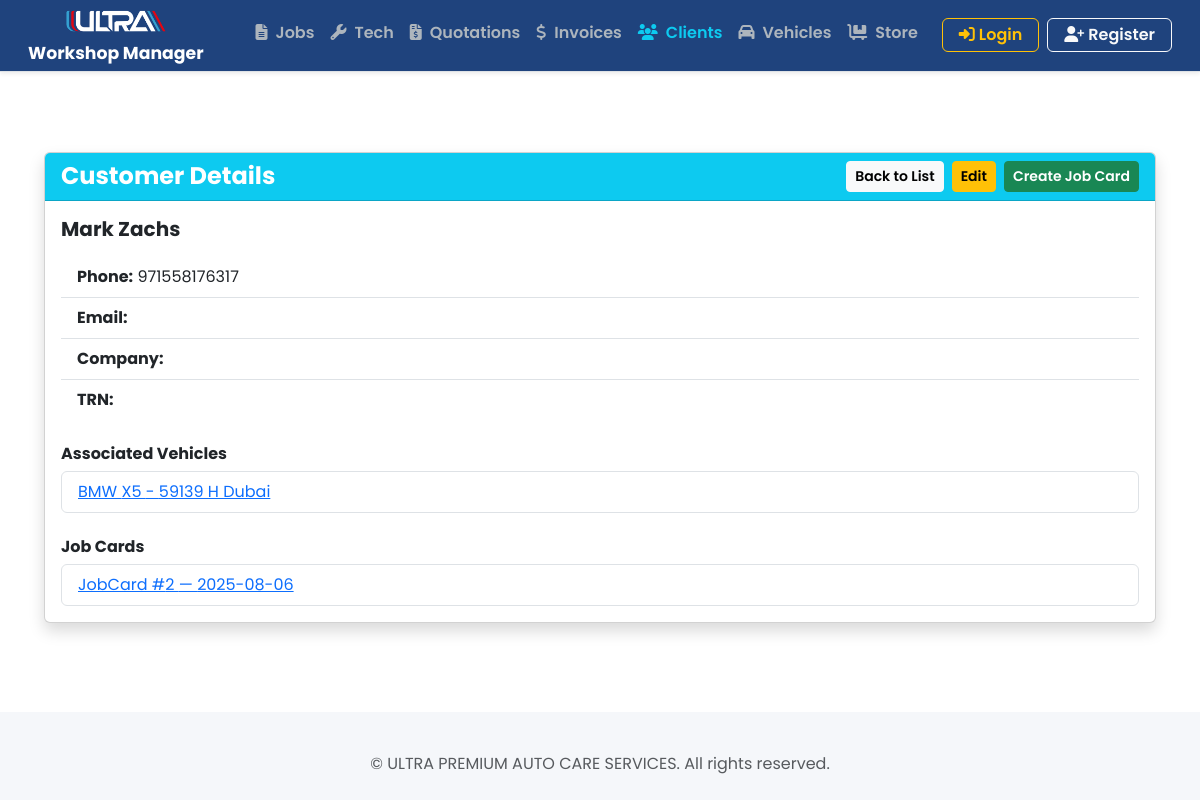
Screenshot of /customers/1/ with the database file from the repository.
### customers/models.py (models this page shows, shortened)
class Customer(models.Model):
    name = models.CharField(max_length=100)
    phone = models.CharField(max_length=20)
    email = models.EmailField(blank=True, null=True)
    company = models.CharField(max_length=150, blank=True, null=True)
    trn = models.CharField(max_length=20, blank=True, null=True)

### vehicles/models.py (models this page shows, shortened)
class Vehicle(models.Model):
    customer = models.ForeignKey(Customer, on_delete=models.CASCADE, related_name="vehicles")
    make = models.CharField(max_length=50)
    model = models.CharField(max_length=50)
    color = models.CharField(max_length=30)
    year = models.PositiveIntegerField()
    plate = models.CharField(help_text="number + code + city", max_length=20, unique=True)
    vin = models.CharField(help_text="16 digits", max_length=50, blank=True, null=True)
    mileage = models.PositiveIntegerField(help_text="Enter current mileage in KM", null=True, blank=True)

### jobcards/models.py (models this page shows, shortened)
class JobCard(models.Model):
    objects = models.Manager()  # Default manager for admin, migrations, and normal queries
    active = ActiveJobCardManager()
    completed = CompletedJobCardManager()
    customer = models.ForeignKey(Customer, on_delete=models.CASCADE, related_name='jobcards')
    vehicle = models.ForeignKey(Vehicle, on_delete=models.CASCADE, related_name='jobcards')
    date = models.DateField(default=datetime.date.today)
    time = models.TimeField(default=datetime.time(0, 0))
    job_status = models.CharField(
        max_length=50,
        choices=[
            ('under_inspection', 'Under Inspection'),
            ('inspection_completed', 'Inspection Completed'),
            ('parts_sourcing', 'Parts Sourcing'),
            ('quote_issued', 'Quote Issued'),
            ('pending_approval', 'Pending Approval'),
            ('waiting_parts', 'Waiting Parts'),
            ('work_in_progress', 'Work in Progress'),
            ('work_completed', 'Work Completed'),
            ('under_testing', 'Under Testing'),
            ('ready_washing', 'Ready for Washing'),
            ('ready_collection', 'Ready for Collection'),
            ('delivered', 'Delivered'),
        ],
        default='under_inspection'
    )
    customer_comments = models.TextField(blank=True, null=True)
    workshop_comments = models.TextField(blank=True, null=True)
    required_jobs = models.TextField(blank=True, null=True)
    created_at = models.DateTimeField(auto_now_add=True)

### customers/views.py (the view)
# urls.py: path('<int:pk>/', CustomerDetailView.as_view(), name='customer_detail'),
class CustomerDetailView(DetailView):
    model = Customer
    template_name = 'customers/detail.html'
    context_object_name = 'customer'

### customers/templates/customers/detail.html (shortened to what this page needs)
{% extends 'core/base.html' %}
{% block content %}
<div class="container mt-5 mb-5">
    <div class="card shadow">
        <div class="card-header bg-info text-white d-flex justify-content-between align-items-center">
            <h4 class="mb-0">Customer Details</h4>
            <div class="d-flex align-items-center gap-2">
                <a href="{% url 'customer_list' %}" class="btn btn-light btn-sm">Back to List</a>
                <a href="{% url 'customer_edit' customer.id %}" class="btn btn-warning btn-sm">Edit</a>
                <a href="{% url 'jobcard_create' %}?customer={{ customer.id }}" class="btn btn-success btn-sm">Create Job Card</a>
            </div>
        </div>
        <div class="card-body">
            <h5 class="mb-3">{{ customer.name }}</h5>
            <ul class="list-group list-group-flush mb-3">
                <li class="list-group-item"><strong>Phone:</strong> {{ customer.phone }}</li>
                <li class="list-group-item"><strong>Email:</strong> {{ customer.email }}</li>
                <li class="list-group-item"><strong>Company:</strong> {{ customer.company }}</li>
                <li class="list-group-item"><strong>TRN:</strong> {{ customer.trn }}</li>
            </ul>
            <h6 class="mt-4">Associated Vehicles</h6>
            {% if customer.vehicles.all %}
            <ul class="list-group">
                {% for vehicle in customer.vehicles.all %}
                <li class="list-group-item">
                    <a href="{% url 'vehicle_detail' vehicle.id %}">
                        {{ vehicle.make }} {{ vehicle.model }} - {{ vehicle.plate }}
                    </a>
                </li>
                {% endfor %}
            </ul>
            {% else %}
            <p>No vehicles registered for this customer.</p>
            {% endif %}
            <h6 class="mt-4">Job Cards</h6>
            {% if customer.jobcards.all %}
            <ul class="list-group">
                {% for jobcard in customer.jobcards.all %}
                <li class="list-group-item">
                    <a href="{% url 'jobcard_detail' jobcard.id %}">
                        JobCard #{{ jobcard.id }} — {{ jobcard.created_at|date:"Y-m-d" }}
                    </a>
                </li>
                {% endfor %}
            </ul>
            {% else %}
            <p>No job cards found for this customer.</p>
            {% endif %}
        </div>
    </div>
</div>
{% endblock %}

### core/static/css/base.css (style rules this page uses)
body { background-color: #f5f7fa; overflow-x: hidden; margin: 0; padding: 0; font-family: 'Poppins', sans-serif; font-weight: 400; height: 100vh; }
h3, h4, h5, h6, .subheading { font-family: 'Poppins', sans-serif; font-weight: 700; }
.nav-link, .btn, .card-title { font-family: 'Poppins', sans-serif; font-weight: 600; }

### rows the page displays
Customer: name "Mark Zachs", phone "971558176317"
Vehicle: make "BMW", model "X5", plate "59139 H Dubai"
JobCard: id "2", created_at "2025-08-06"
